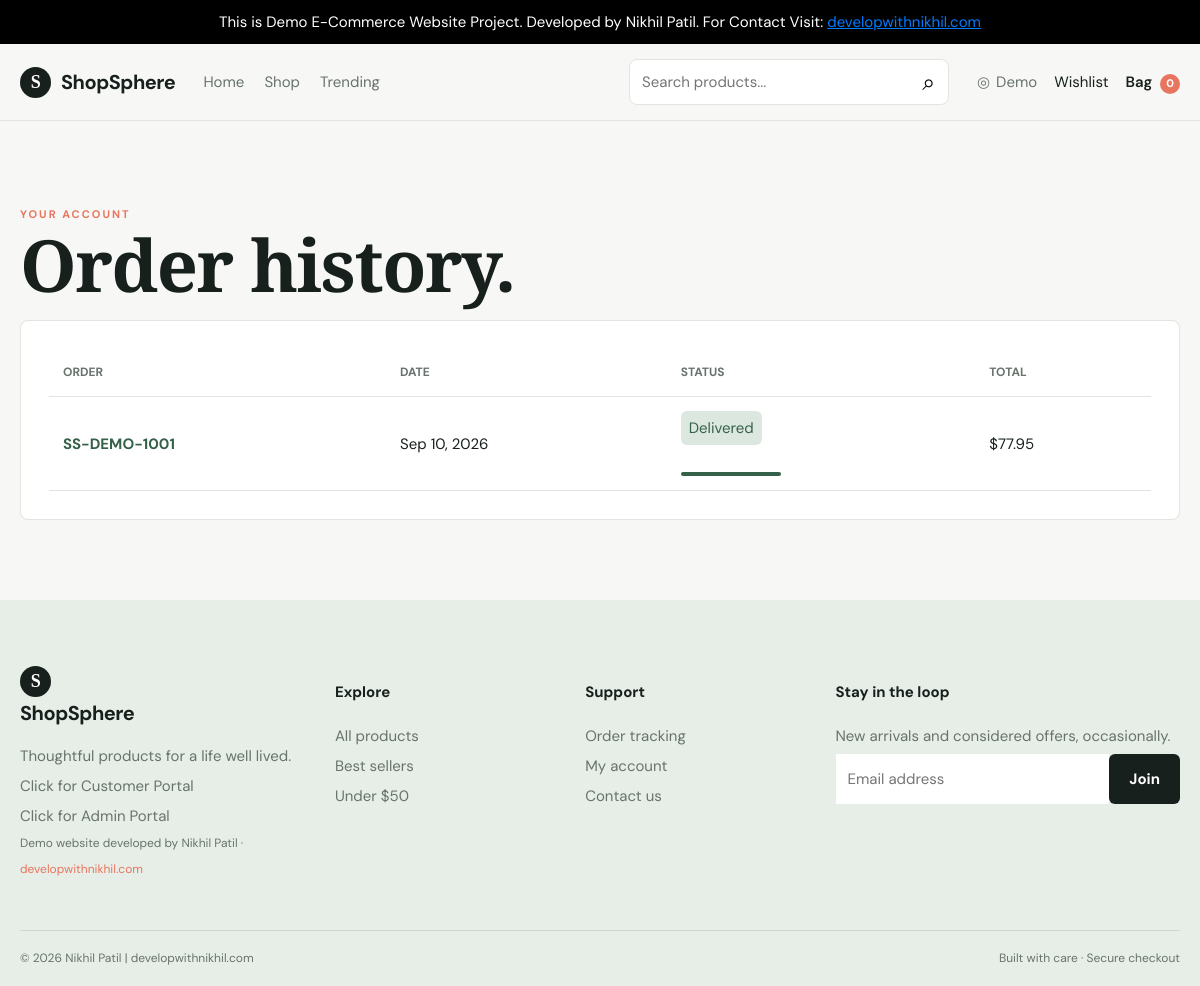
The app's page /pages/orders.php (signed in) with its own data.
### tables this page shows
CREATE TABLE orders (id INT UNSIGNED AUTO_INCREMENT PRIMARY KEY, order_number VARCHAR(30) NOT NULL UNIQUE, user_id INT UNSIGNED NOT NULL, status ENUM('Pending','Confirmed','Processing','Shipped','Delivered','Refunded','Cancelled') DEFAULT 'Pending', subtotal DECIMAL(10,2) NOT NULL, shipping DECIMAL(10,2) NOT NULL, discount DECIMAL(10,2) DEFAULT 0, total DECIMAL(10,2) NOT NULL, payment_method VARCHAR(40) NOT NULL, billing_json JSON NOT NULL, created_at TIMESTAMP DEFAULT CURRENT_TIMESTAMP, FOREIGN KEY(user_id) REFERENCES users(id), INDEX(user_id,status));

### config/database.php (called while the page is built, shortened)
<?php
function db(): PDO
{
    static $connection;
    if (!$connection) {
        $connection = new PDO(
            'mysql:host=' . DB_HOST . ';dbname=' . DB_NAME . ';charset=utf8mb4',
            DB_USER,
            DB_PASS,
            [
                PDO::ATTR_ERRMODE => PDO::ERRMODE_EXCEPTION,
                PDO::ATTR_DEFAULT_FETCH_MODE => PDO::FETCH_ASSOC,
                PDO::ATTR_EMULATE_PREPARES => false,
            ]
        );
    }
    return $connection;
}

### includes/functions.php (called while the page is built, shortened)
<?php
require_once __DIR__ . '/../config/database.php';
function e(?string $value): string
{
    return htmlspecialchars($value ?? '', ENT_QUOTES, 'UTF-8');
}

### pages/orders.php (the view, shortened to what this page needs)
<?php require '../includes/functions.php';
$stmt = db()->prepare('SELECT * FROM orders WHERE user_id=? ORDER BY created_at DESC');
$stmt->execute([current_user()['id']]);
$orders = $stmt->fetchAll();
require '../includes/header.php'; ?><section class="section">
    <div class="container"><span class="eyebrow">Your account</span>
        <h1>Order history.</h1>
        <div class="form-panel responsive-table">
            <table class="data-table">
                <thead>
                    <tr>
                        <th>Order</th>
                        <th>Date</th>
                        <th>Status</th>
                        <th>Total</th>
                    </tr>
                </thead>
                <tbody><?php foreach ($orders as $order): ?><tr>
                            <td><a class="order-link" href="order.php?id=<?= $order['id'] ?>"><strong><?= e($order['order_number']) ?></strong></a></td>
                            <td><?= date('M j, Y', strtotime($order['created_at'])) ?></td>
                            <td><span class="notice status-<?= strtolower(e($order['status'])) ?>" style="display:inline-block;padding:5px 8px"><?= e($order['status']) ?></span><div class="order-progress"><span style="width:<?= $order['status'] === 'Cancelled' ? 0 : (['Pending' => 20, 'Confirmed' => 40, 'Processing' => 60, 'Shipped' => 80, 'Delivered' => 100, 'Refunded' => 100][$order['status']] ?? 20) ?>%"></span></div></td>
                            <td>$<?= number_format($order['total'], 2) ?></td>
                        </tr><?php endforeach; ?></tbody>
            </table><?php if (!$orders): ?><div class="empty">Your order history is quiet for now.</div><?php endif; ?>
        </div>
    </div>
</section><?php require '../includes/footer.php'; ?>

### assets/css/style.css (style rules this page uses)
.order-link { color: var(--green); }
.status-delivered, .status-confirmed, .status-processing, .status-shipped { color: var(--green); background: #e3f0e5; }
:root { --ink: #17201d; --muted: #68736d; --paper: #f7f8f5; --white: #fff; --line: #dfe5df; --sage: #dce8df; --green: #35604a; --coral: #e8755f; --gold: #d5a952; --shadow: 0 18px 50px rgba(23, 32, 29, 0.09); }
* { box-sizing: border-box; }
html { scroll-behavior: smooth; }
body { margin: 0; background: var(--paper); color: var(--ink); font: 15px "DM Sans", sans-serif; line-height: 1.6; }
a { color: inherit; text-decoration: none; }
.container { width: min(1160px, calc(100% - 40px)); margin: auto; }
.eyebrow { text-transform: uppercase; letter-spacing: 2px; font-size: 11px; font-weight: 700; color: var(--coral); }
h1, h2, h3 { line-height: 1.1; margin: 0 0 16px; letter-spacing: -1.4px; }
h1, h2 { font-family: "Playfair Display", Georgia, serif; }
h1 { font-size: clamp(45px, 6vw, 76px); max-width: 650px; }
.section { padding: 80px 0; }
.form-panel, .summary, .table-wrap { background: white; border: 1px solid var(--line); border-radius: 8px; padding: 28px; }
.responsive-table { overflow: auto; }
.data-table { width: 100%; border-collapse: collapse; }
.data-table th, .data-table td { text-align: left; padding: 14px; border-bottom: 1px solid var(--line); white-space: nowrap; }
.data-table th { color: var(--muted); font-size: 12px; text-transform: uppercase; }
.notice { padding: 13px; background: var(--sage); border-radius: 6px; margin-bottom: 20px; }
.order-progress { width: 100px; height: 4px; margin-top: 7px; overflow: hidden; background: var(--line); border-radius: 4px; }
.order-progress span { display: block; height: 100%; background: var(--green); }

### records on screen
orders: order_number "SS-DEMO-1001", created_at "Sep 10, 2026", status "Delivered", total "77.95"

### other values on screen
explode(' ', current_user()['name'])[0] "Demo"
cart_count() "0"
